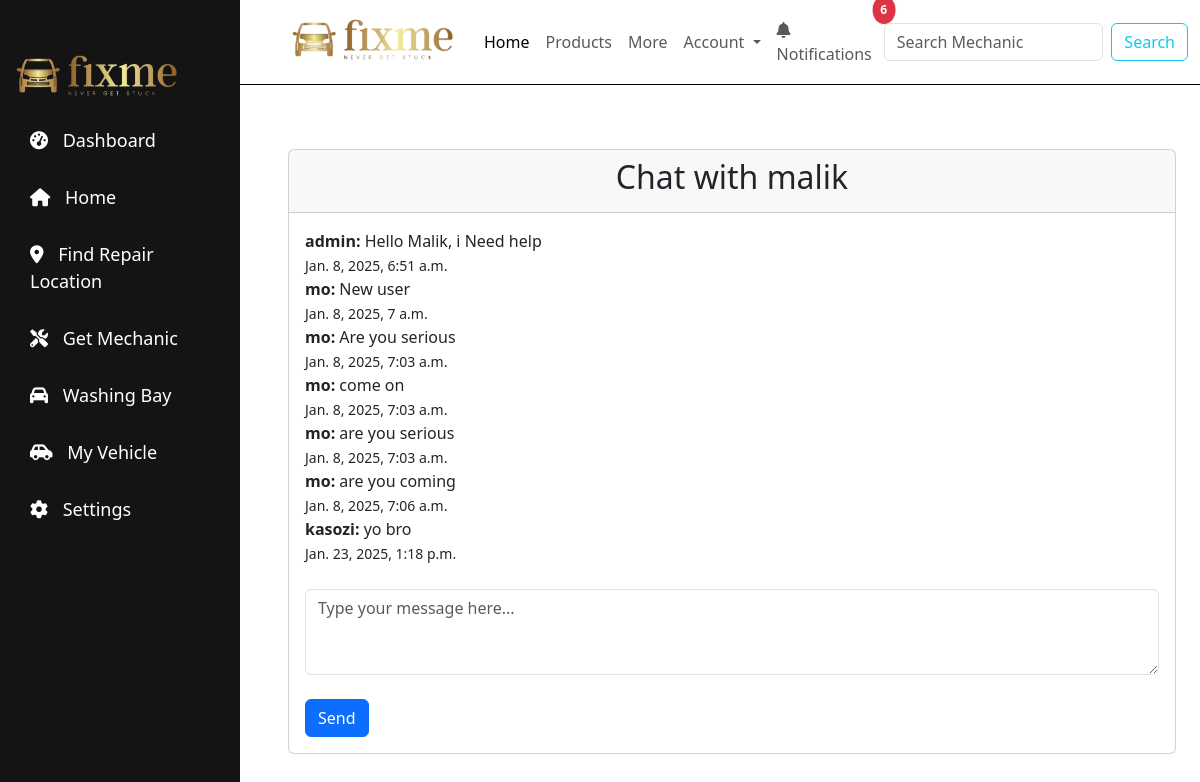
/chat_with_mechanic/6/ (signed in), run on an earlier commit of the app's database.
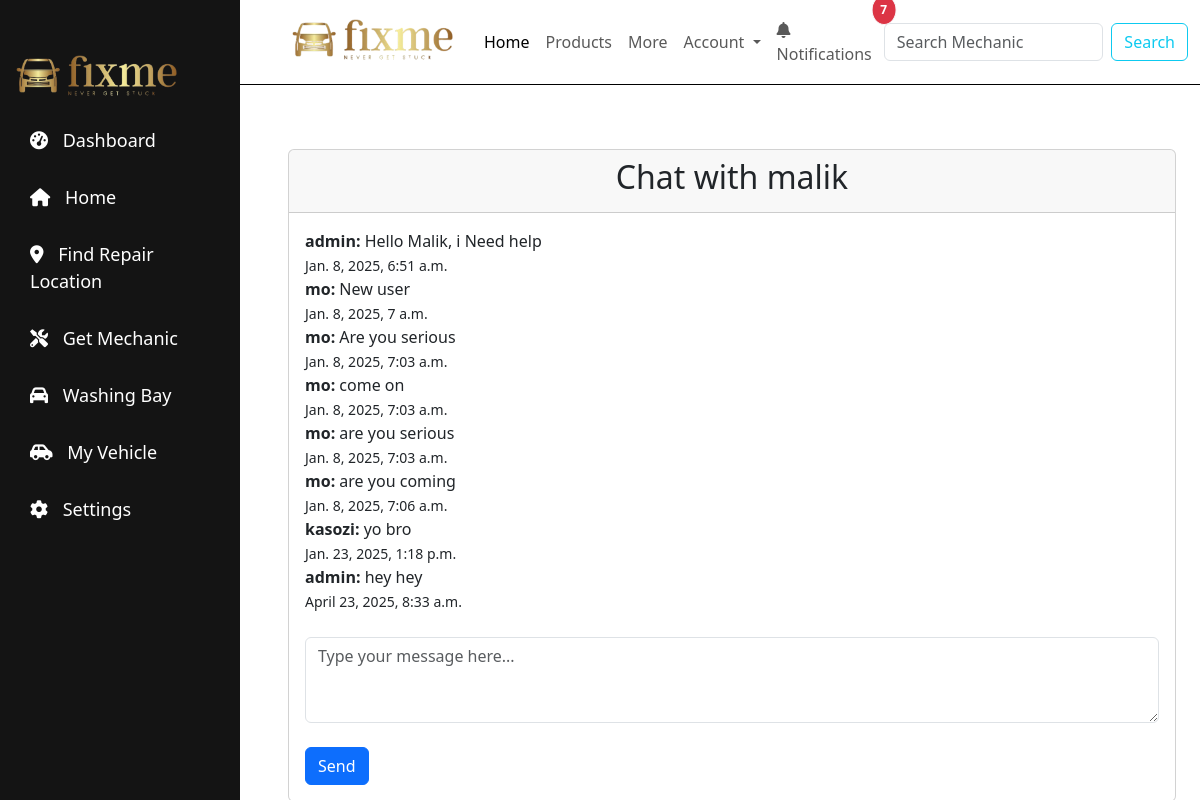
And on a later commit of the database.
### fixmeApp/models.py (models this page shows, shortened)
class Message(models.Model):
    mechanic = models.ForeignKey(Mechanic, on_delete=models.CASCADE)
    user = models.ForeignKey(User, on_delete=models.CASCADE)
    content = models.TextField()
    timestamp = models.DateTimeField(auto_now_add=True)
    read = models.BooleanField(default=False)

### fixmeApp/views.py (the view)
# urls.py: path('chat_with_mechanic/<int:mechanic_id>/', views.chat_with_mechanic, name='chat_with_mechanic'),
def chat_with_mechanic(request, mechanic_id):
    mechanic = get_object_or_404(Mechanic, id=mechanic_id)
    messages = Message.objects.filter(mechanic=mechanic).order_by('timestamp')
    message_count = Message.objects.filter(user=request.user, read=False).count()
    return render(request, 'chat_with_mechanic.html', {'mechanic': mechanic, 'messages': messages, 'message_count': message_count})

### fixmeApp/views.py (called while the page is built)
def message_count_processor(request):
    if request.user.is_authenticated:
        return {
            'message_count': Message.objects.filter(user=request.user, read=False).count()
        }
    return {
        'message_count': 0
    }

### fixmeApp/templates/chat_with_mechanic.html (shortened to what this page needs)
{% extends 'base.html' %}
{% block content %}
<div class="container mt-5">
    <div class="card">
        <div class="card-header">
            <center><h2>Chat with {{ mechanic.name }}</h2></center>
        </div>
        <div class="card-body">
            <div class="chat-box">
                {% for message in messages %}
                    <div class="message">
                        <strong>{{ message.user.username }}:</strong> {{ message.content }}
                        <br><small>{{ message.timestamp }}</small>
                    </div>
                {% endfor %}
            </div><br>
            <form method="post" action="{% url 'send_message' mechanic.id %}">
                <div class="form-group">
                    <textarea class="form-control" name="message" rows="3" placeholder="Type your message here..."></textarea>
                </div><br>
                <button type="submit" class="btn btn-primary">Send</button>
            </form>
        </div>
    </div>
</div>
{% endblock %}

What changed in the data, as far as the page shows it:
added Message: user.username "admin", content "hey hey", timestamp "April 23, 2025, 8:33 a.m."
Also different on the page:
{{ message_count }}: "6" → "7"
